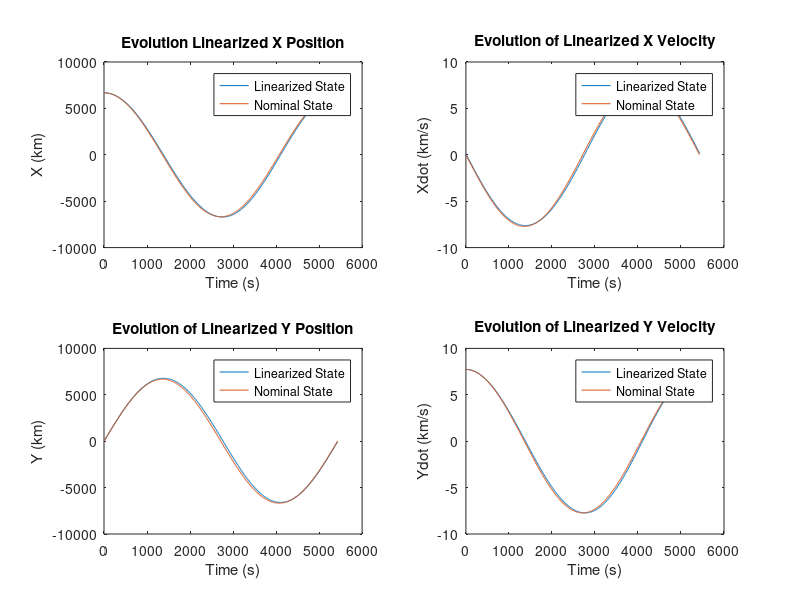

The MATLAB source for this figure:
% Pt 1: take given nonlinear dynamics and create CT linearized model 
% matrices. This means saying the state is approximately equal
% to the nominal state plus perturbations, and state derivative is
% equal to the nonlinear dynamics evaluated at the nominal state +
% perturbations + the jacobian of the nonlinear dynamics evaluated at the
% nominal state times the perturbations, plus higher order terms that we
% ignore. then we find that the derivative of perturbations is equalt to
% those jacobians times the perturbations. So we can compute the
% change in perturbations instead of the change in state. Then all of the
% jacobians are computed to find A, B, C, D, the continuous time linearized
% model matrices

% Pt 2: Finding the nominal state and evaluating the CT matrices here. The
% initial state is given, and we use 0 input since it is a natural circular
% orbit. The nominal trajectory needs to be computed in X and Y
% coordinates, so it is not a constant state (r and v would be constant in
% rotating rth frame). So the nominal state is a function of time, and we
% can evaluate the matrices here.
% Then, we convert to DT. This means we got from dxdot = Adx + Bdu to dx(k+1) =
% Fdx(k) + Gdu(k). The new matrices are approximated with Euler integration

% Pt 3: Code up the DT model matrices and simulate the linerized dynamics.
% Also simulate the nonlinear dynamics.

%% Simulate Linearized DT Dynamics

% Given constant parameters
mu = 398600; % [km^3/s^2] gravitational parameter for Earth
r0 = 6678; % [km] nominal orbit radius
R_E = 6378; % [km] Earth's radius
wE = 2*pi/86400; % [rad/s] Earth's angular rotation rate
w0 = sqrt(mu/r0^3); % [rad/s] spacecraft's nominal angular rate

% Given initial state
x1_0 = r0; % [km] X in Earth-centered coordinates
x2_0 = 0; % [km/s] Xdot in Earth-centered coordinates
x3_0 = 0; % [km] Y in Earth-centered coordinates
x4_0 = r0*sqrt(mu/r0^3); % [km/s] Ydot in Earth-centered coordinates
% Pack into initial state vector
x0 = [x1_0 x2_0 x3_0 x4_0]';
n = length(x0); % number of states

% Define time for simulation
delT = 10; % [s] time step
T = 2*pi*sqrt(r0^3/mu); % [s] orbit period
N = floor(T/delT) + 1; % number of simulation steps
t = (0:N-1)*delT; % time vector

% Initialize perturbationn history matrix
dxHist = zeros(n,N);
%%%%%% Choose reasonable initial perturbation?
dx0 = [.1 .1 .01 .01]';
dxHist(:,1) = dx0;
% Initialize as first perturbation in loop
dx_k = dx0;

for k = 2:N
    % Compute linearized DT dynamics matrix for this time step
    theta = w0*t(k);
    F_k = [1 delT 0 0;
          delT*mu/r0^3*(3*cos(theta)^2-1)   1   3*delT*mu/r0^3*cos(theta)*sin(theta)  0;
          0 0 1 delT;
          3*delT*mu/r0^3*cos(theta)*sin(theta)  0  delT*mu/r0^3*(3*sin(theta)^2-1)  1];
    
    % Compute perturbation at time k using previous perturbation
    dx_k = F_k*dx_k; % No control input perturbations
    
    % Log perturbation in history matrix
    dxHist(:,k) = dx_k;
end

% Generate nominal trajectory
xnomHist = zeros(n,N);
for k = 1:N
    theta = w0*t(k);
    xnomHist(:,k) = [r0*cos(theta); -r0*w0*sin(theta); ...
                     r0*sin(theta); r0*w0*cos(theta)];
end

% Add perturbations to nominal trajectory to generate linearized state
xLinHist = xnomHist + dxHist;

% Plot linearized state history
figure
subplot(2,2,1)
plot(t,xLinHist(1,:))
hold on
plot(t,xnomHist(1,:))
xlabel('Time (s)')
ylabel('X (km)')
title('Evolution Linearized X Position')
legend('Linearized State','Nominal State')

subplot(2,2,2)
plot(t,xLinHist(2,:))
hold on
plot(t,xnomHist(2,:))
xlabel('Time (s)')
ylabel('Xdot (km/s)')
title('Evolution of Linearized X Velocity')
legend('Linearized State','Nominal State')

subplot(2,2,3)
plot(t,xLinHist(3,:))
hold on
plot(t,xnomHist(3,:))
xlabel('Time (s)')
ylabel('Y (km)')
title('Evolution of Linearized Y Position')
legend('Linearized State','Nominal State')

subplot(2,2,4)
plot(t,xLinHist(4,:))
hold on
plot(t,xnomHist(4,:))
xlabel('Time (s)')
ylabel('Ydot (km/s)')
title('Evolution of Linearized Y Velocity')
legend('Linearized State','Nominal State')

%% Simulate Linearized DT Measurements
